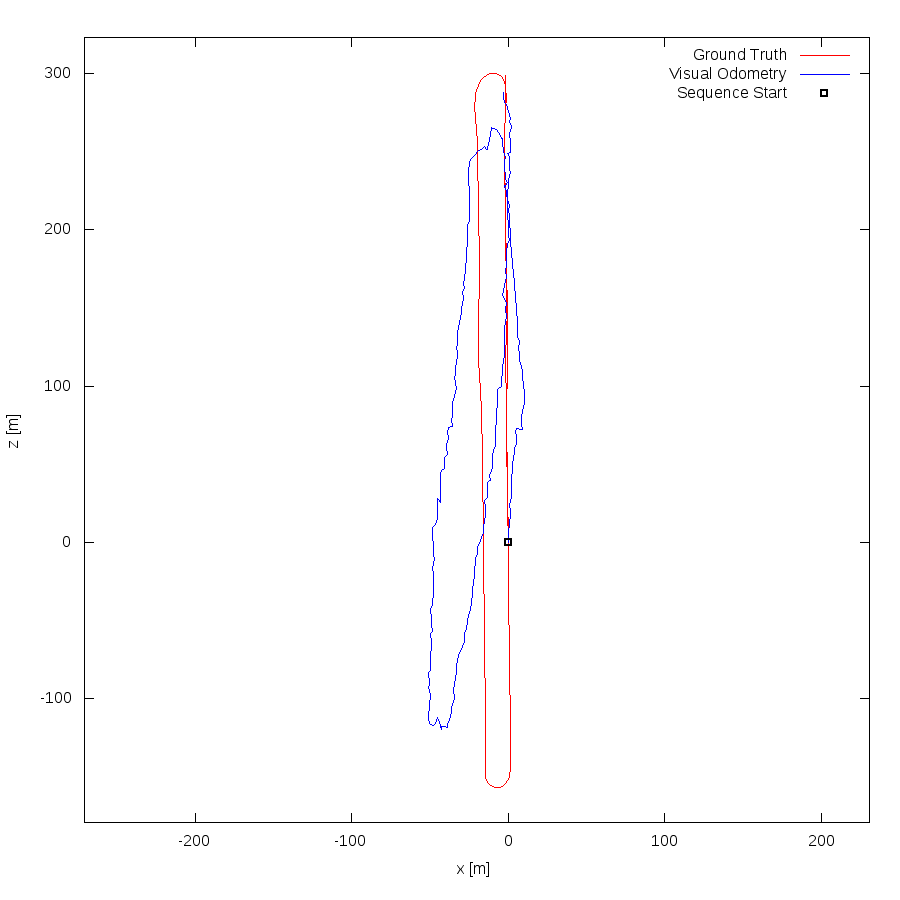

Generate this figure with gnuplot:
set term postscript eps enhanced color
set output "06.eps"
set size ratio -1
set xrange [-271:231]
set yrange [-179:323]
set xlabel "x [m]"
set ylabel "z [m]"
plot "06.txt" using 1:2 lc rgb "#FF0000" title 'Ground Truth' w lines,"06.txt" using 3:4 lc rgb "#0000FF" title 'Visual Odometry' w lines,"< head -1 06.txt" using 1:2 lc rgb "#000000" pt 4 ps 1 lw 2 title 'Sequence Start' w points
